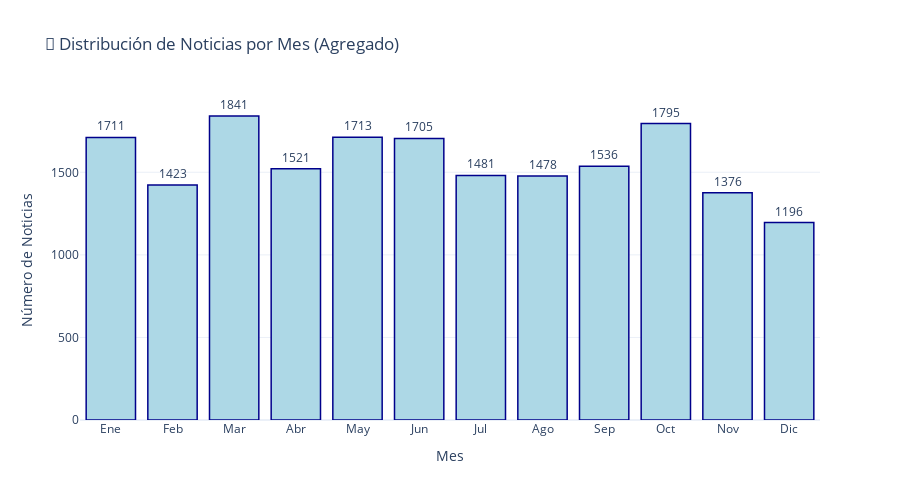

The notebook cell this image was saved under:
### Code cell
# Distribución por mes (agregado)
noticias_por_mes = df_noticias.groupby('mes').size().sort_index()

# Mapear números a nombres de meses
meses_nombres = ['Ene', 'Feb', 'Mar', 'Abr', 'May', 'Jun', 'Jul', 'Ago', 'Sep', 'Oct', 'Nov', 'Dic']

fig = go.Figure()

fig.add_trace(go.Bar(
    x=meses_nombres,
    y=noticias_por_mes.values,
    marker=dict(color='lightblue', line=dict(color='darkblue', width=1.5)),
    text=noticias_por_mes.values,
    textposition='outside'
))

fig.update_layout(
    title='📆 Distribución de Noticias por Mes (Agregado)',
    xaxis_title='Mes',
    yaxis_title='Número de Noticias',
    template='plotly_white',
    height=500,
    showlegend=False
)

fig.show()

print("\n💡 Interpretación:")
print("   - Identificar patrones estacionales en la cobertura de noticias")
print("   - Algunos meses pueden tener más actividad noticiosa sobre oro")

### Figure 1 — Plotly figure (JSON) as saved in the notebook; plotly's stock layout.template omitted (floating-point values rounded to 4 significant figures)
{"data": [{"marker": {"color": "lightblue", "line": {"color": "darkblue", "width": 1.5}}, "text": [1711.0, 1423.0, 1841.0, 1521.0, 1713.0, 1705.0, 1481.0, 1478.0, 1536.0, 1795.0, 1376.0, 1196.0], "textposition": "outside", "type": "bar", "x": ["Ene", "Feb", "Mar", "Abr", "May", "Jun", "Jul", "Ago", "Sep", "Oct", "Nov", "Dic"], "y": [1711, 1423, 1841, 1521, 1713, 1705, 1481, 1478, 1536, 1795, 1376, 1196]}], "layout": {"height": 500, "showlegend": false, "title": {"text": "📆 Distribución de Noticias por Mes (Agregado)"}, "xaxis": {"title": {"text": "Mes"}}, "yaxis": {"title": {"text": "Número de Noticias"}}}}
